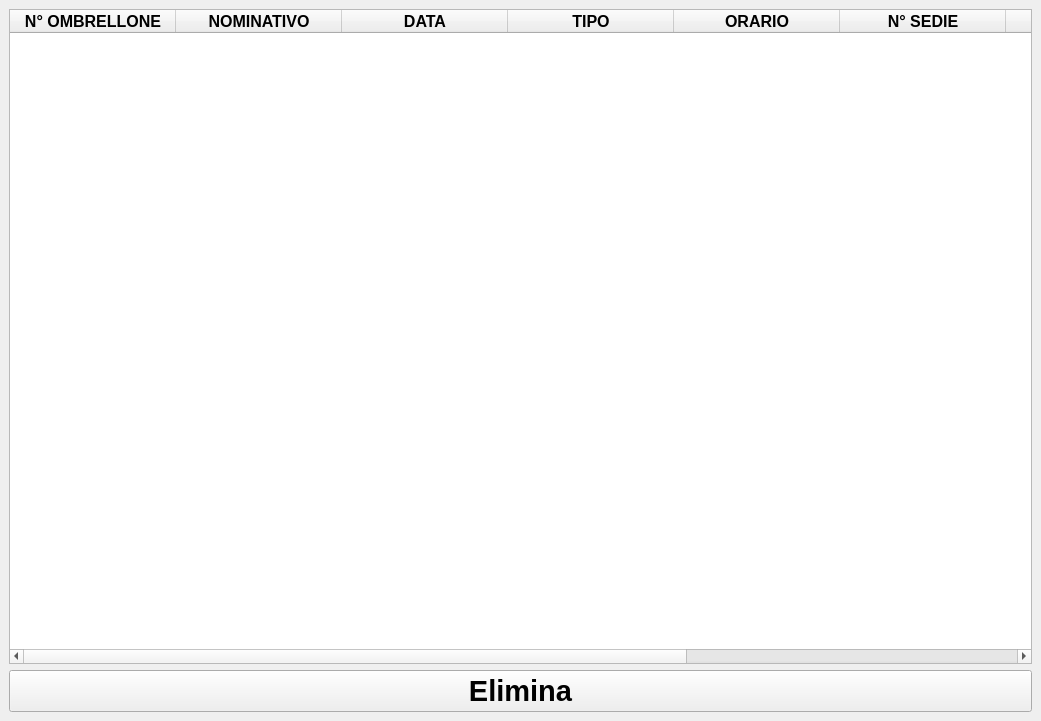
<?xml version="1.0" encoding="UTF-8"?>
<ui version="4.0">
 <class>MainWindow</class>
 <widget class="QMainWindow" name="MainWindow">
  <property name="geometry">
   <rect>
    <x>0</x>
    <y>0</y>
    <width>1041</width>
    <height>721</height>
   </rect>
  </property>
  <property name="windowTitle">
   <string>Lista Ombrelloni</string>
  </property>
  <property name="windowIcon">
   <iconset>
    <normaloff>resources/logo/logo_small_icon_only_inverted.png</normaloff>resources/logo/logo_small_icon_only_inverted.png</iconset>
  </property>
  <widget class="QWidget" name="centralwidget">
   <layout class="QGridLayout" name="gridLayout">
    <item row="0" column="0">
     <layout class="QVBoxLayout" name="verticalLayout">
      <item>
       <widget class="QTableWidget" name="tW_lista_ombrelloni">
        <property name="font">
         <font>
          <pointsize>10</pointsize>
         </font>
        </property>
        <property name="editTriggers">
         <set>QAbstractItemView::NoEditTriggers</set>
        </property>
        <property name="selectionMode">
         <enum>QAbstractItemView::SingleSelection</enum>
        </property>
        <property name="selectionBehavior">
         <enum>QAbstractItemView::SelectRows</enum>
        </property>
        <attribute name="horizontalHeaderDefaultSectionSize">
         <number>166</number>
        </attribute>
        <attribute name="horizontalHeaderStretchLastSection">
         <bool>true</bool>
        </attribute>
        <column>
         <property name="text">
          <string>N° OMBRELLONE</string>
         </property>
         <property name="font">
          <font>
           <pointsize>12</pointsize>
           <weight>75</weight>
           <bold>true</bold>
          </font>
         </property>
        </column>
        <column>
         <property name="text">
          <string>NOMINATIVO</string>
         </property>
         <property name="font">
          <font>
           <pointsize>12</pointsize>
           <weight>75</weight>
           <bold>true</bold>
          </font>
         </property>
        </column>
        <column>
         <property name="text">
          <string>DATA</string>
         </property>
         <property name="font">
          <font>
           <pointsize>12</pointsize>
           <weight>75</weight>
           <bold>true</bold>
          </font>
         </property>
        </column>
        <column>
         <property name="text">
          <string>TIPO</string>
         </property>
         <property name="font">
          <font>
           <pointsize>12</pointsize>
           <weight>75</weight>
           <bold>true</bold>
          </font>
         </property>
        </column>
        <column>
         <property name="text">
          <string>ORARIO</string>
         </property>
         <property name="font">
          <font>
           <pointsize>12</pointsize>
           <weight>75</weight>
           <bold>true</bold>
          </font>
         </property>
        </column>
        <column>
         <property name="text">
          <string>N° SEDIE</string>
         </property>
         <property name="font">
          <font>
           <pointsize>12</pointsize>
           <weight>75</weight>
           <bold>true</bold>
          </font>
         </property>
        </column>
        <column>
         <property name="text">
          <string>N° SDRAIE</string>
         </property>
         <property name="font">
          <font>
           <pointsize>12</pointsize>
           <weight>75</weight>
           <bold>true</bold>
          </font>
         </property>
        </column>
        <column>
         <property name="text">
          <string>PAGAMENTO</string>
         </property>
         <property name="font">
          <font>
           <pointsize>12</pointsize>
           <weight>75</weight>
           <bold>true</bold>
          </font>
         </property>
        </column>
        <column>
         <property name="text">
          <string>COSTO TOT.</string>
         </property>
         <property name="font">
          <font>
           <pointsize>12</pointsize>
           <weight>75</weight>
           <bold>true</bold>
          </font>
         </property>
        </column>
       </widget>
      </item>
      <item>
       <widget class="QPushButton" name="pB_elimina">
        <property name="font">
         <font>
          <pointsize>22</pointsize>
          <weight>75</weight>
          <bold>true</bold>
         </font>
        </property>
        <property name="cursor">
         <cursorShape>PointingHandCursor</cursorShape>
        </property>
        <property name="text">
         <string>Elimina</string>
        </property>
       </widget>
      </item>
     </layout>
    </item>
   </layout>
  </widget>
 </widget>
 <resources/>
 <connections/>
</ui>
